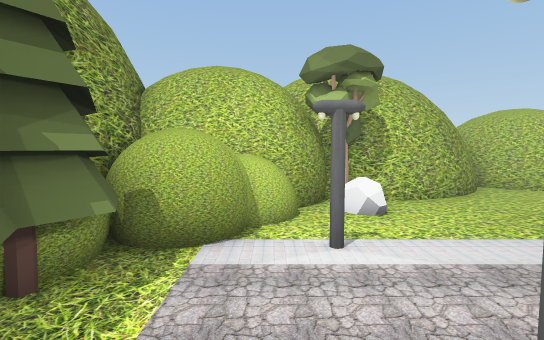
[1] (above)

12 first-person views from a walk through a Unity game level. The camera is 1.4 m above the floor, tilts 4° down and sees 85° across. The floor is counted in squares, 1 m on a side. Each view is taken from the middle of a square. On the plan, view 1 faces up. The plan holds only what a view shows up to about 14 squares ahead; the rest is blank. The place goes on beyond the plan. The player character is not drawn. Some surface patterns are stand-ins.

[2]
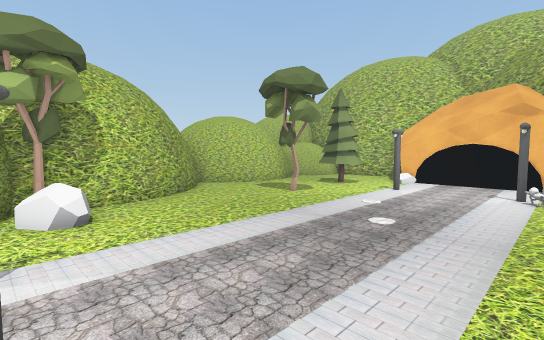

[3]
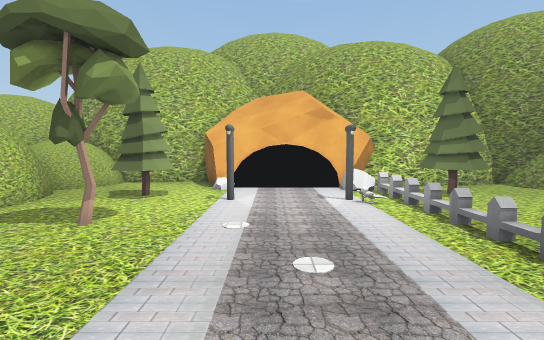

[4]
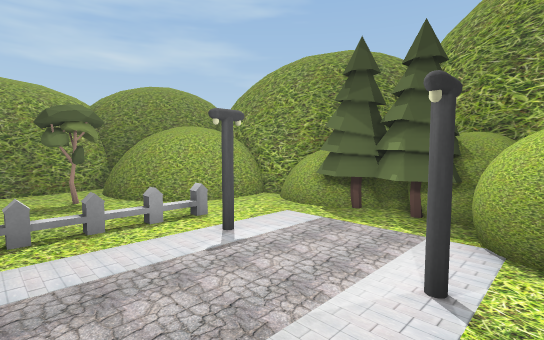

[5]
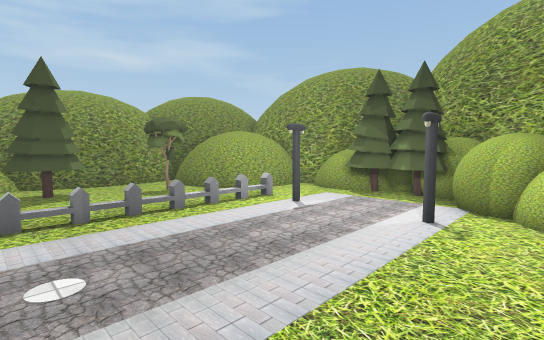

[6]
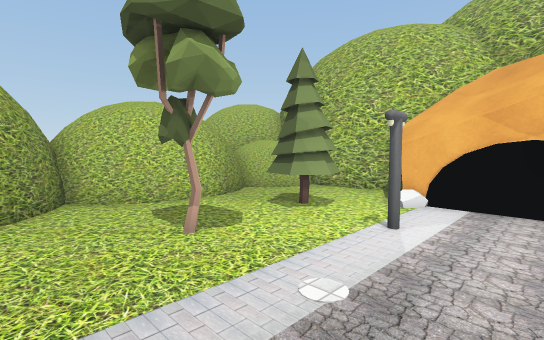

[7]
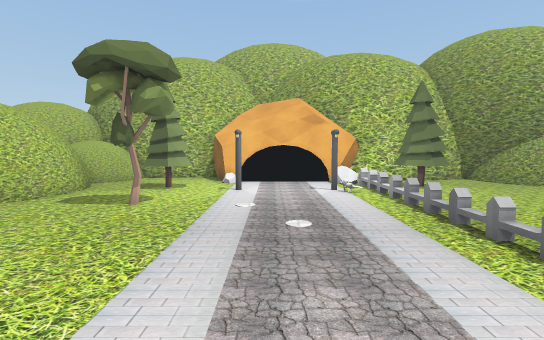

[8]
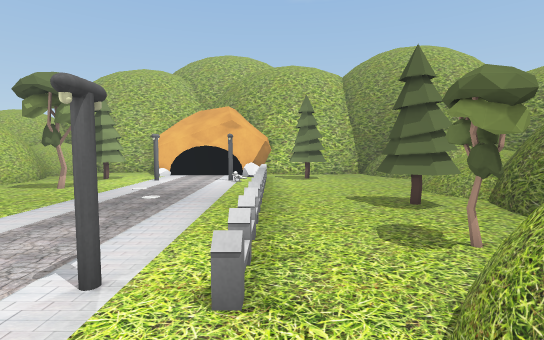

[9]
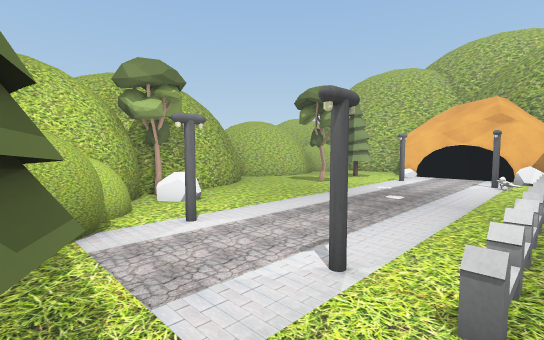

[10]
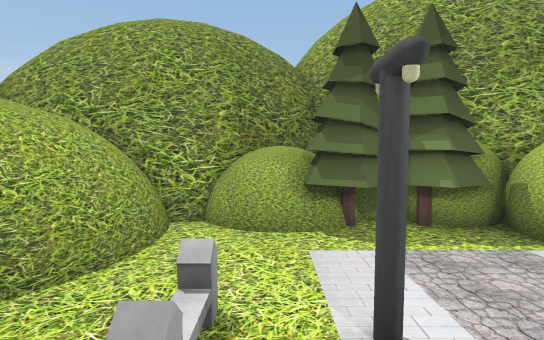

[11]
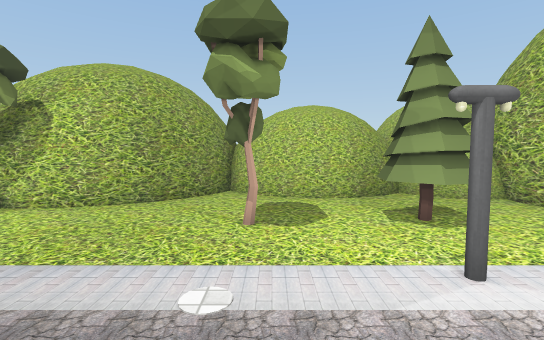

[12]
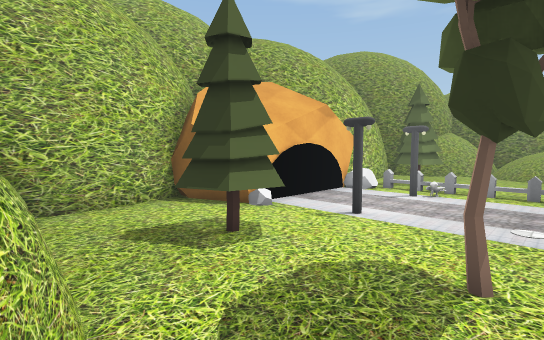

### Floor plan
Key: @ floor where view 1 was taken; # wall or solid block; . floor; = window, fence, low wall or low ledge; ^ raised ledge; S streetlight.
Columns run from 4 left of view 1 to 16 right of it. Each row starts with its distance up from view 1.
 13                   ##
 12                   ^#
 11            ###  ##^ #
 10           ##.####.=^#
  9        ####.........#
  8      ####...........#
  7    ###=.........#...#
  6    #=.=............##
  5   ##=.............##
  4   ##.S.........S..#
  3   #...............#
  2  ##...............#
  1 ###..S.........S..#
  0 #^=.@............=#
 -1 ##...=.........===##
 -2  ###=#.........=####
 -3   ###= ........ ####
 -4       ##.##.      ##

Positions as (right, up) in squares from view 1, and headings:
1: (0, 0), facing up
2: (1, 0), facing up-right
3: (3, 3), facing right
4: (4, 5), facing down-left
5: (7, 6), facing down-left
6: (6, 2), facing up-right
7: (1, 3), facing right
8: (-2, -1), facing right
9: (-2, -1), facing up-right
10: (3, 0), facing left
11: (9, 1), facing up
12: (8, 10), facing down-right
